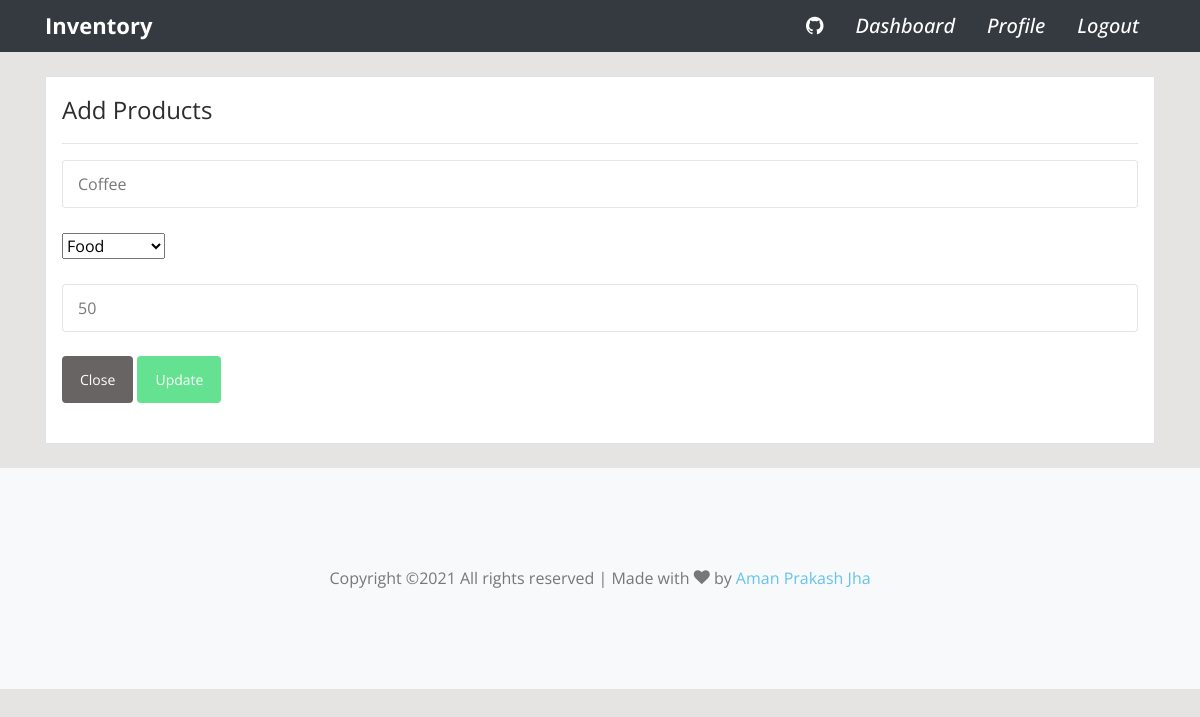
Screenshot of /product/edit/6 (signed in) with the database file from the repository.
### dashboard/models.py (models this page shows, shortened)
class Product(models.Model):
    name = models.CharField(max_length=100,null=True)
    category = models.CharField(max_length=100, choices=cat_choices,null=True)
    quantity = models.PositiveIntegerField(null=True)
    class Meta:
        verbose_name_plural = 'Product'
        ordering = ['category']

### dashboard/views.py (the view, shortened to what this page needs)
# urls.py: path('product/edit/<int:pk>',views.edit,name="edit"),
@login_required(login_url='login')
def edit(request, pk):
    item = Product.objects.get(pk=pk)
    form = AddProduct(instance=item)
    return render(request,'dashboard/edit.html',{'form':form})

### dashboard/forms.py
class AddProduct(forms.ModelForm):
    class Meta:
        model = Product
        fields = ['name','category','quantity']
    def __init__(self, *args, **kwargs):
        super(AddProduct,self).__init__(*args, **kwargs)
        self.fields['name'].widget = forms.TextInput(attrs={'type':'text','id':'name','name':'name','class':'form-control','placeholder':'Product Name'})
        self.fields['quantity'].widget = forms.NumberInput(attrs={'type':'number','class':'form-control','id':'quantity','name':'quantity','placeholder':'Quantity'})

### templates/dashboard/edit.html (shortened to what this page needs)
{% extends 'main.html' %}
{% block content %}
<div class="container my-4">
    <div class="border bg-white p-3">
        <h4>Add Products</h4>
        <hr>
        <form method="POST">
          <div class="form-group">
            {{form.name}}
          </div>
          <div class="form-group">
            {{form.category}}
          </div>
          <div class="form-group">
            {{form.quantity}}
          </div>
          <div class="form-group">
            <a href="{% url 'product' %}" class="btn btn-secondary">Close</a>
            <input class="btn btn-success" type="submit" value="Update">
        </div>
        </form>
    </div>
</div>
{% endblock %}

### templates/main.html (style rules this page uses)
body { background-color: rgb(230, 227,227); }

### rows the page displays
Product: name "Coffee", category "Food", quantity "50"
